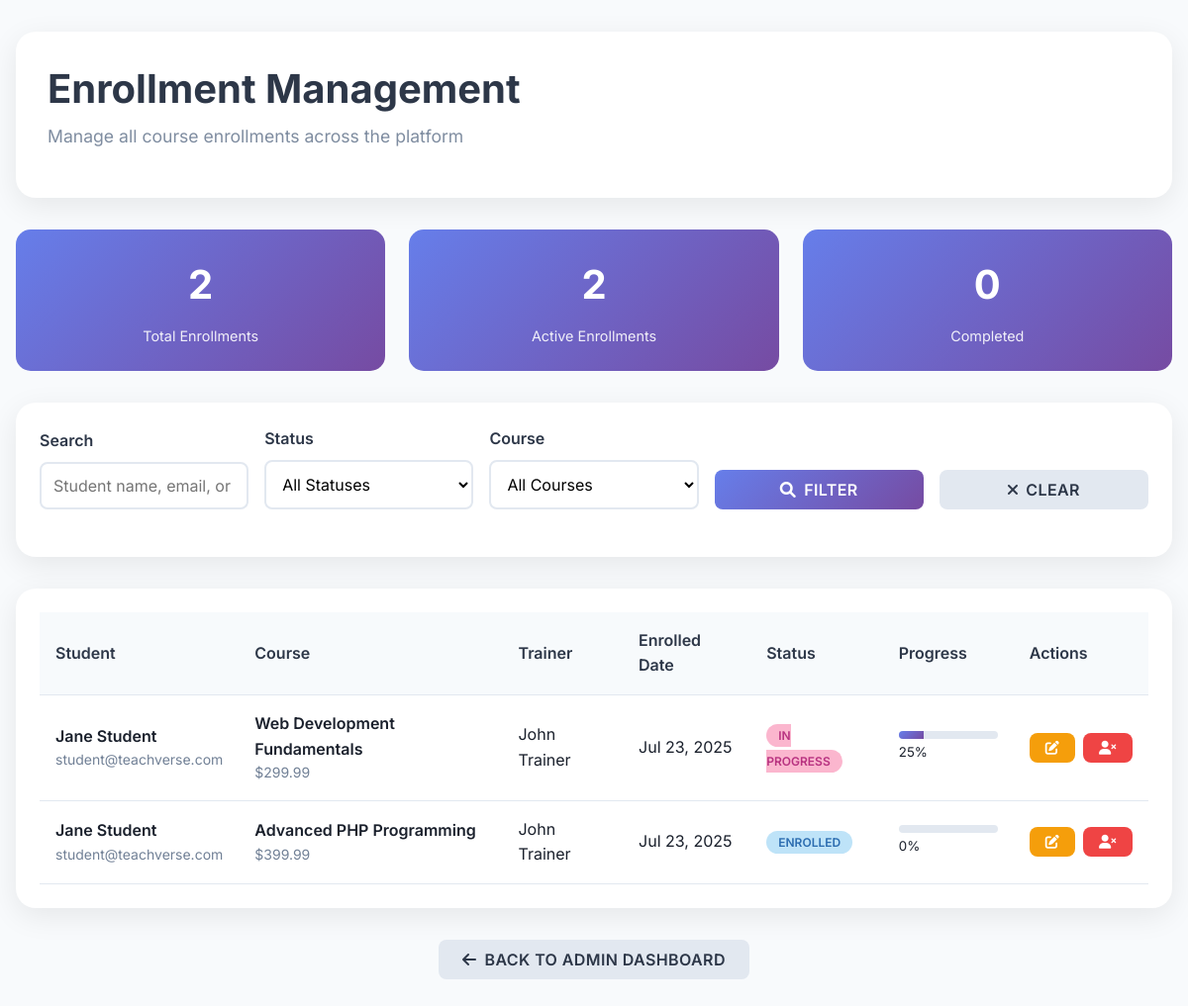
Screenshot of /modules/enrollments/admin_index.php (signed in) with the database file from the repository.
### tables this page shows
CREATE TABLE enrollments (
    enroll_id INT AUTO_INCREMENT PRIMARY KEY,
    user_id INT NOT NULL,
    course_id INT NOT NULL,
    progress INT DEFAULT 0,
    status ENUM('enrolled', 'in_progress', 'completed', 'dropped') DEFAULT 'enrolled',
    enrolled_at TIMESTAMP DEFAULT CURRENT_TIMESTAMP,
    updated_at TIMESTAMP DEFAULT CURRENT_TIMESTAMP ON UPDATE CURRENT_TIMESTAMP,
    FOREIGN KEY (user_id) REFERENCES users(user_id) ON DELETE CASCADE,
    FOREIGN KEY (course_id) REFERENCES courses(course_id) ON DELETE CASCADE,
    UNIQUE KEY unique_enrollment (user_id, course_id)
);

CREATE TABLE users (
    user_id INT AUTO_INCREMENT PRIMARY KEY,
    name VARCHAR(255) NOT NULL,
    email VARCHAR(255) UNIQUE NOT NULL,
    password VARCHAR(255) NOT NULL,
    role ENUM('admin', 'trainer', 'student') NOT NULL DEFAULT 'student',
    created_at TIMESTAMP DEFAULT CURRENT_TIMESTAMP,
    updated_at TIMESTAMP DEFAULT CURRENT_TIMESTAMP ON UPDATE CURRENT_TIMESTAMP
);

CREATE TABLE courses (
    course_id INT AUTO_INCREMENT PRIMARY KEY,
    title VARCHAR(255) NOT NULL,
    description TEXT NOT NULL,
    category VARCHAR(100) DEFAULT 'General',
    image VARCHAR(255) DEFAULT 'default-course.jpg',
    duration VARCHAR(100) NOT NULL,
    price DECIMAL(10,2) NOT NULL,
    created_by INT,
    created_at TIMESTAMP DEFAULT CURRENT_TIMESTAMP,
    updated_at TIMESTAMP DEFAULT CURRENT_TIMESTAMP ON UPDATE CURRENT_TIMESTAMP,
    FOREIGN KEY (created_by) REFERENCES users(user_id) ON DELETE SET NULL
);

### modules/enrollments/admin_index.php (the view, shortened to what this page needs)
<?php
$pdo = getDBConnection();
$search = isset($_GET['search']) ? sanitize($_GET['search']) : '';
$params = [];
$where_clause = '';
$sql = "
    SELECT e.*, u.name as user_name, u.email as user_email,
           c.title as course_title, c.price as course_price,
           t.name as trainer_name
    FROM enrollments e
    JOIN users u ON e.user_id = u.user_id
    JOIN courses c ON e.course_id = c.course_id
    LEFT JOIN users t ON c.created_by = t.user_id
    $where_clause
    ORDER BY e.enrolled_at DESC
";
$stmt = $pdo->prepare($sql);
$stmt->execute($params);
$enrollments = $stmt->fetchAll(PDO::FETCH_ASSOC);
$total_enrollments = $pdo->query("SELECT COUNT(*) FROM enrollments")->fetchColumn();
$active_enrollments = $pdo->query("SELECT COUNT(*) FROM enrollments WHERE status IN ('enrolled', 'in_progress')")->fetchColumn();
$completed_enrollments = $pdo->query("SELECT COUNT(*) FROM enrollments WHERE status = 'completed'")->fetchColumn();
?>
<!DOCTYPE html>
<html lang="en">
<head>
    <link rel="stylesheet" href="../../assets/css/style.css">
    <link rel="stylesheet" href="https://cdnjs.cloudflare.com/ajax/libs/font-awesome/6.0.0/css/all.min.css">
</head>
<body>
    <div class="container">
        <div class="header-section">
            <h1 class="page-title">Enrollment Management</h1>
            <p class="page-subtitle">Manage all course enrollments across the platform</p>
        </div>
        <div class="stats-grid">
            <div class="stat-card">
                <div class="stat-number"><?php echo $total_enrollments; ?></div>
                <div class="stat-label">Total Enrollments</div>
            </div>
            <div class="stat-card">
                <div class="stat-number"><?php echo $active_enrollments; ?></div>
                <div class="stat-label">Active Enrollments</div>
            </div>
            <div class="stat-card">
                <div class="stat-number"><?php echo $completed_enrollments; ?></div>
                <div class="stat-label">Completed</div>
            </div>
        </div>
        <div class="filters-section">
            <form method="GET" class="filters-form">
                <div class="form-group">
                    <label for="search">Search</label>
                    <input type="text" id="search" name="search" value="<?php echo htmlspecialchars($search); ?>"
                           placeholder="Student name, email, or course...">
                </div>
                <div class="form-group">
                    <label for="status">Status</label>
                    <select id="status" name="status">
                        <option value="">All Statuses</option>
                    </select>
                </div>
                <div class="form-group">
                    <label for="course_id">Course</label>
                    <select id="course_id" name="course_id">
                        <option value="">All Courses</option>
                    </select>
                </div>
                <div class="form-group">
                    <button type="submit" class="btn btn-primary">
                        <i class="fas fa-search"></i> Filter
                    </button>
                </div>
                <div class="form-group">
                    <a href="index.php" class="btn btn-secondary">
                        <i class="fas fa-times"></i> Clear
                    </a>
                </div>
            </form>
        </div>
        <div class="enrollments-table">
            <?php if (!empty($enrollments)): ?>
                <table class="table">
                    <thead>
                        <tr>
                            <th>Student</th>
                            <th>Course</th>
                            <th>Trainer</th>
                            <th>Enrolled Date</th>
                            <th>Status</th>
                            <th>Progress</th>
                            <th>Actions</th>
                        </tr>
                    </thead>
                    <tbody>
                        <?php foreach ($enrollments as $enrollment): ?>
                            <tr>
                                <td>
                                    <div>
                                        <div style="font-weight: 600;"><?php echo htmlspecialchars($enrollment['user_name']); ?></div>
                                        <div style="font-size: 0.875rem; color: #718096;"><?php echo htmlspecialchars($enrollment['user_email']); ?></div>
                                    </div>
                                </td>
                                <td>
                                    <div style="font-weight: 600;"><?php echo htmlspecialchars($enrollment['course_title']); ?></div>
                                    <div style="font-size: 0.875rem; color: #718096;">$<?php echo number_format($enrollment['course_price'], 2); ?></div>
                                </td>
                                <td><?php echo htmlspecialchars($enrollment['trainer_name'] ?? 'N/A'); ?></td>
                                <td><?php echo date('M j, Y', strtotime($enrollment['enrolled_at'])); ?></td>
                                <td>
                                    <span class="status-badge status-<?php echo $enrollment['status']; ?>">
                                        <?php echo ucfirst(str_replace('_', ' ', $enrollment['status'])); ?>
                                    </span>
                                </td>
                                <td>
                                    <div class="progress-bar">
                                        <div class="progress-fill" style="width: <?php echo $enrollment['progress']; ?>%"></div>
                                    </div>
                                    <small><?php echo $enrollment['progress']; ?>%</small>
                                </td>
                                <td>
                                    <div class="actions">
                                        <a href="update_progress.php?id=<?php echo $enrollment['enrollment_id']; ?>"
                                           class="btn btn-sm btn-warning">
                                            <i class="fas fa-edit"></i>
                                        </a>
                                        <a href="unenroll.php?id=<?php echo $enrollment['enrollment_id']; ?>"
                                           class="btn btn-sm btn-danger"
                                           onclick="return confirm('Are you sure you want to unenroll this student?')">
                                            <i class="fas fa-user-times"></i>
                                        </a>
                                    </div>
                                </td>
                            </tr>
                        <?php endforeach; ?>
                    </tbody>
                </table>
            <?php endif; ?>
        </div>
        <div style="margin-top: 2rem; text-align: center;">
            <a href="../../admin/index.php" class="btn btn-secondary">
                <i class="fas fa-arrow-left"></i> Back to Admin Dashboard
            </a>
        </div>
    </div>
</body>
</html>

### assets/css/style.css (style rules this page uses)
:root { --primary-color: #667eea; --primary-dark: #5a6fd8; --secondary-color: #764ba2; --accent-color: #f093fb; --success-color: #10b981; --warning-color: #f59e0b; --error-color: #ef4444; --dark-color: #1f2937; --light-color: #f8fafc; --text-primary: #1f2937; --text-secondary: #6b7280; --border-color: #e5e7eb; --border-radius: 0.75rem; --shadow: 0 10px 15px -3px rgba(0, 0, 0, 0.1), 0 4px 6px -2px rgba(0, 0, 0, 0.05); --shadow-lg: 0 20px 25px -5px rgba(0, 0, 0, 0.1), 0 10px 10px -5px rgba(0, 0, 0, 0.04); --transition: all 0.3s cubic-bezier(0.4, 0, 0.2, 1); --gradient: linear-gradient(135deg, var(--primary-color), var(--secondary-color)); --gradient-accent: linear-gradient(135deg, var(--accent-color), var(--primary-color)); }
* { margin: 0; padding: 0; box-sizing: border-box; }
body { font-family: 'Inter', -apple-system, BlinkMacSystemFont, 'Segoe UI', Roboto, Oxygen, Ubuntu, Cantarell, sans-serif; line-height: 1.6; color: var(--text-primary); background-color: #fafbfc; font-size: 16px; scroll-behavior: smooth; }
h1, h2, h3, h4, h5, h6 { font-weight: 600; line-height: 1.3; margin-bottom: 1rem; }
h1 { font-size: clamp(2rem, 5vw, 2.5rem); }
p { margin-bottom: 1rem; }
a { color: var(--primary-color); text-decoration: none; transition: var(--transition); }
.container { max-width: 1200px; margin: 0 auto; padding: 0 2rem; }
.page-title { font-size: 3rem; margin-bottom: 1rem; }
.page-subtitle { font-size: 1.25rem; opacity: 0.9; }
.btn { display: inline-flex; align-items: center; justify-content: center; gap: 0.5rem; padding: 0.75rem 1.5rem; border: none; border-radius: var(--border-radius); font-weight: 600; font-size: 0.875rem; text-decoration: none; cursor: pointer; transition: var(--transition); text-transform: uppercase; letter-spacing: 0.025em; font-family: inherit; line-height: 1; white-space: nowrap; }
.btn-primary { background: var(--gradient); color: white; border: 2px solid transparent; }
.btn-secondary { background: white; color: var(--text-primary); border: 2px solid var(--border-color); }
.btn-warning { background: var(--warning-color); color: white; border: 2px solid var(--warning-color); }
.btn-danger { background: var(--error-color); color: white; border: 2px solid var(--error-color); }
.btn-sm { padding: 0.5rem 1rem; font-size: 0.75rem; }
.form-group { margin-bottom: 1.5rem; }
.form-input, .form-select, .form-textarea, input, select, textarea { width: 100%; padding: 0.875rem 1rem; border: 2px solid var(--border-color); border-radius: var(--border-radius); font-size: 1rem; transition: var(--transition); background: white; font-family: inherit; }
.table { width: 100%; border-collapse: collapse; }
.table th, .table td { padding: 1rem; text-align: left; border-bottom: 1px solid var(--border-color); }
.table th { background: #f8fafc; font-weight: 600; color: var(--text-primary); }
@media (max-width: 1200px) { .container { padding: 0 1.5rem; } }
@media (max-width: 1200px) { .page-title { font-size: 2.5rem; } }
.progress-bar { background: var(--gradient); height: 100%; border-radius: 1rem; transition: width 0.3s ease; }

### rows the page displays
enrollments: user.name "Jane Student", user.email "student@teachverse.com", course.title "Web Development Fundamentals", course.price "299.99", users.name "John Trainer", enrolled_at "Jul 23, 2025", status "IN PROGRESS", progress "25"
enrollments: user.name "Jane Student", user.email "student@teachverse.com", course.title "Advanced PHP Programming", course.price "399.99", users.name "John Trainer", enrolled_at "Jul 23, 2025", status "ENROLLED", progress "0"

### other values shown
$total_enrollments "2"
$active_enrollments "2"
$completed_enrollments "0"
